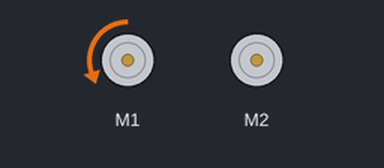
A sketch run on a simulated Arduino Uno, built with avr-gcc and run on an emulated ATmega328P. Shown: 2 × DC motor (green arrow = forward, orange = backward, longer = faster).

Above: at 0.15 s.
At 1.35 s:
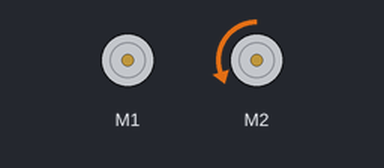
At 2.55 s:
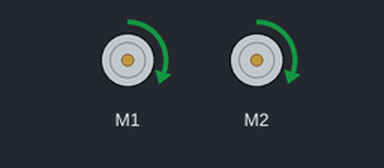
Timing chart, 0 to 3.0 s (numbered marks = the images above):
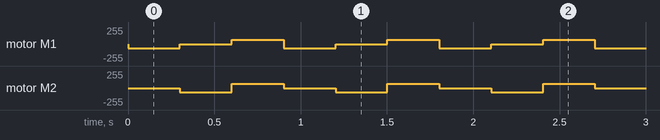

The sketch:

testAdjust.ino
```cpp
#include <ZumoMotors.h>

ZumoMotors motors;

void setup() {
  // put your setup code here, to run once:
 Serial.begin (9600);
}

void loop() {
  // put your main code here, to run repeatedly:
  motors.setLeftSpeed(-100);
  motors.setRightSpeed(0);
  delay(300);

//  motors.setLeftSpeed(-100);
//  motors.setRightSpeed(-100);
//  delay(400);

  motors.setLeftSpeed(0);
  motors.setRightSpeed(-100);
  delay(300);
  motors.setLeftSpeed(100);
  motors.setRightSpeed(100);
  delay(300);
}
```

Measured:
- by itself, motor M1: repeats every 0.90 s: stopped 0.30 s, forward 63/255 0.30 s, backward 63/255 0.30 s
- by itself, motor M2: repeats every 0.90 s: forward 63/255 0.30 s, stopped 0.30 s, backward 63/255 0.30 s
